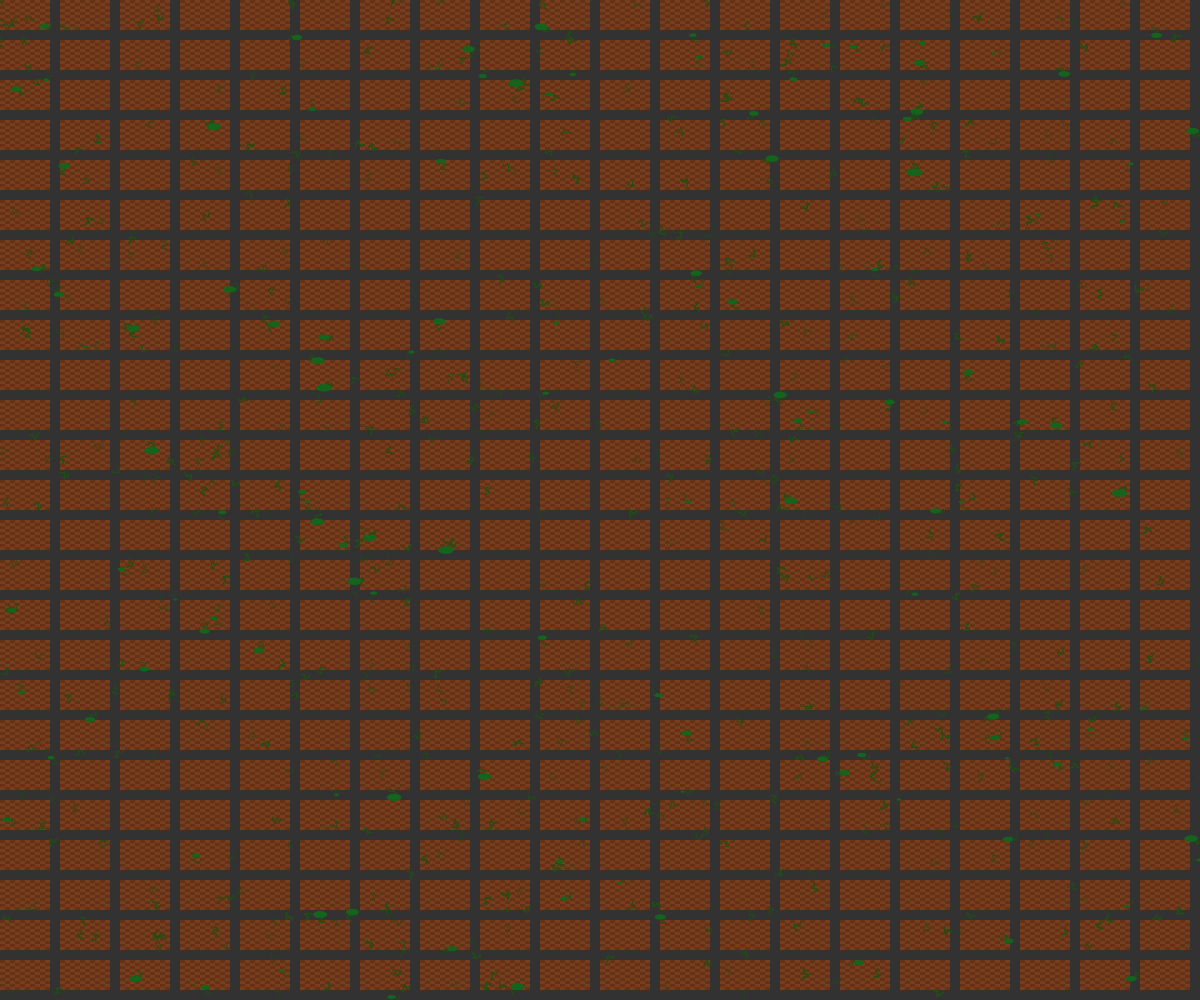
Frame 1 (no input)
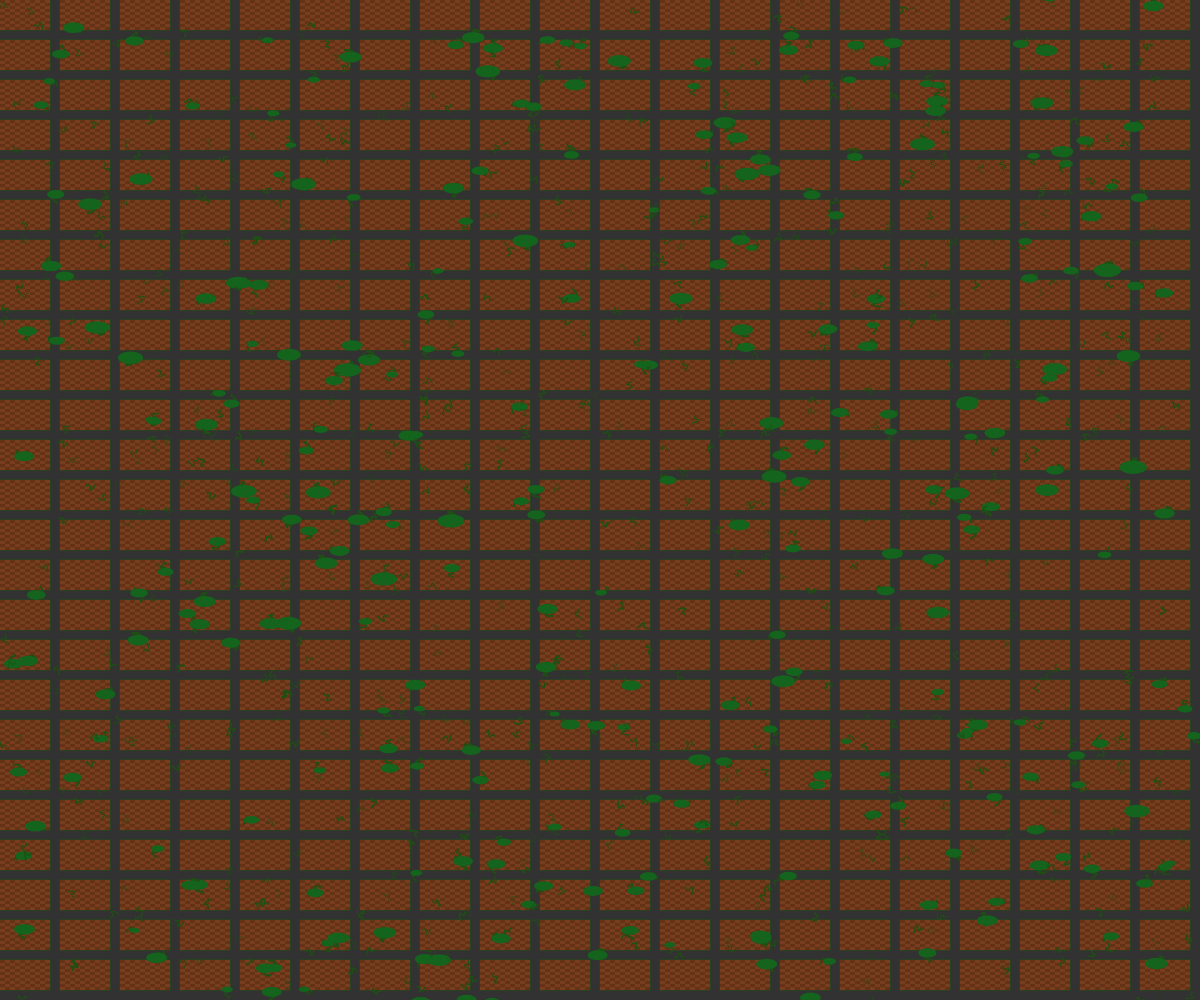
Frame 60 (no input)
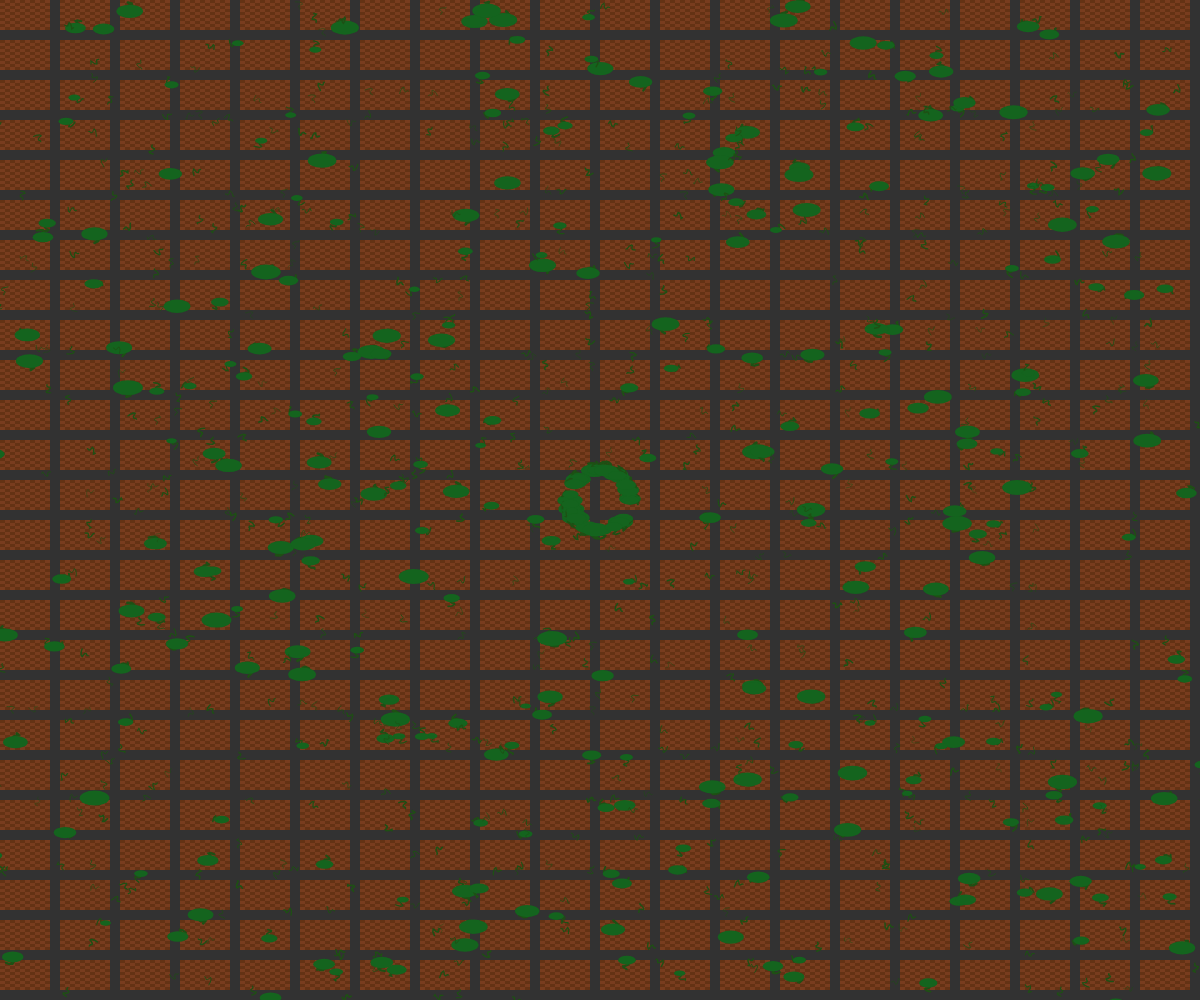
Frame 120 (the mouse pressed at the canvas centre since frame 60)

The p5.js sketch that drew these frames (run headless with seeded random() and noise() and a simulated clock; from frame 60 on, the mouse is pressed at the canvas centre):

// p5.js sketch
// ── sketch.js
let bricks = [];
let vines = [];
let brickTexture;
let clickEffect = null;

function setup() {
  createCanvas(windowWidth, windowHeight);
  noStroke();

  // Create brick pattern
  brickTexture = createGraphics(100, 100);
  brickTexture.noStroke();
  brickTexture.fill(120, 60, 30);
  brickTexture.rect(0, 0, 100, 100);
  brickTexture.fill(100, 50, 20);
  for (let i = 0; i < 10; i++) {
    for (let j = 0; j < 10; j++) {
      if ((i + j) % 2 === 0) {
        brickTexture.rect(i * 10, j * 10, 10, 10);
      }
    }
  }

  // Initialize bricks
  for (let x = 0; x < width; x += 60) {
    for (let y = 0; y < height; y += 40) {
      bricks.push({
        x: x,
        y: y,
        w: 50,
        h: 30,
        color: color(120, 60, 30),
        time: random(1000)
      });
    }
  }

  // Initialize vines
  for (let i = 0; i < 1000; i++) {
    vines.push({
      x: random(width),
      y: random(height),
      size: random(2, 8),
      speed: random(0.5, 2),
      angle: random(TWO_PI),
      age: random(100),
      bloom: random() > 0.7,
      targetSize: random(5, 15)
    });
  }
}

function draw() {
  background(50);

  // Draw brick wall
  for (let b of bricks) {
    fill(b.color);
    rect(b.x, b.y, b.w, b.h);
    image(brickTexture, b.x, b.y, b.w, b.h);
  }

  // Update and draw vines
  for (let v of vines) {
    v.age += v.speed;
    v.x += cos(v.angle) * 0.5;
    v.y += sin(v.angle) * 0.5;

    if (v.bloom && v.size < v.targetSize) {
      v.size += 0.1;
    }

    // Keep vines on screen
    if (v.x < -50 || v.x > width + 50 || v.y < -50 || v.y > height + 50) {
      v.x = random(width);
      v.y = random(height);
      v.size = random(2, 8);
      v.angle = random(TWO_PI);
      v.age = 0;
      v.bloom = random() > 0.7;
      v.targetSize = random(5, 15);
    }

    // Draw vine tendrils
    if (v.age > 30) {
      noFill();
      stroke(30, 80, 20);
      strokeWeight(v.size * 0.2);
      beginShape();
      for (let i = 0; i < 10; i++) {
        let a = v.angle + sin(v.age * 0.1 + i) * 0.5;
        vertex(v.x + cos(a) * i, v.y + sin(a) * i);
      }
      endShape();
    }

    // Draw leaves
    if (v.age > 60 && v.bloom) {
      fill(20, 100, 30);
      noStroke();
      ellipse(v.x, v.y, v.size * 2, v.size);
    }
  }

  // Handle click effect
  if (clickEffect) {
    clickEffect.radius += 5;
    stroke(100, 200, 100);
    strokeWeight(2);
    noFill();
    ellipse(clickEffect.x, clickEffect.y, clickEffect.radius * 2);
    
    if (clickEffect.radius > 100) {
      clickEffect = null;
    }
  }
}

function mousePressed() {
  // Create a burst of new growth at the click point
  clickEffect = { x: mouseX, y: mouseY, radius: 0 };
  
  for (let i = 0; i < 50; i++) {
    vines.push({
      x: mouseX,
      y: mouseY,
      size: random(2, 8),
      speed: random(1, 3),
      angle: random(TWO_PI),
      age: 0,
      bloom: true,
      targetSize: random(5, 20)
    });
  }
}

function windowResized() {
  resizeCanvas(windowWidth, windowHeight);
}
